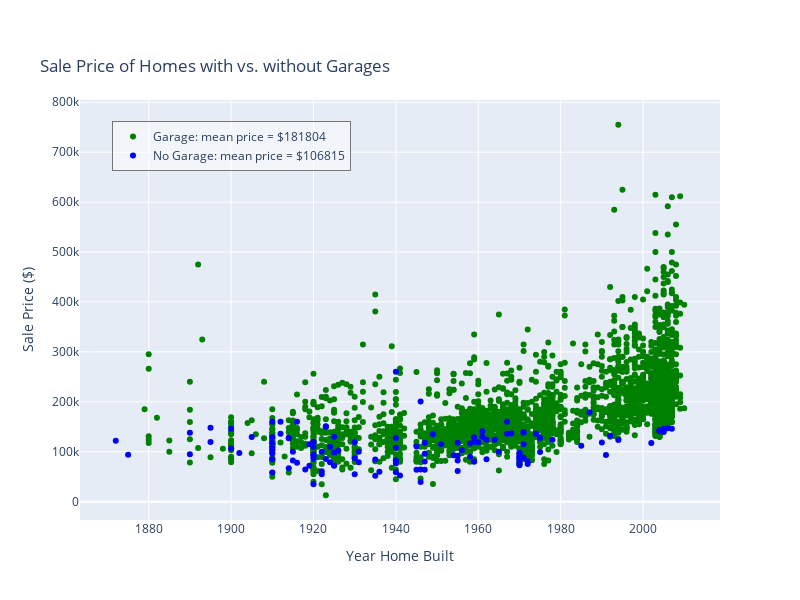

This figure's notebook cell:
### Code cell
# Create a scatter plot
fig = go.Figure()



fig.add_trace(go.Scatter(
    x = housing.loc[housing.GarageYrBlt.notnull()].YearBuilt,  # Using index as x-axis
    y = housing.loc[housing.GarageYrBlt.notnull()].SalePrice,
    mode='markers',
    name='Garage: mean price = $181804',
    marker=dict(color='green'),
    showlegend=True
))

fig.add_trace(go.Scatter(
    x = housing.loc[housing.GarageYrBlt.isnull()].YearBuilt,  # Using index as x-axis
    y = housing.loc[housing.GarageYrBlt.isnull()].SalePrice,
    mode='markers',
    name='No Garage: mean price = $106815',
    marker=dict(color='blue'),
    showlegend=True
))

# Update layout

fig.update_layout(
    title="Sale Price of Homes with vs. without Garages",
    xaxis_title='Year Home Built',
    yaxis_title='Sale Price ($)',
    template='plotly',
    height=600,
    width=800,
    legend=dict(
        x=.05,
        y=.95,
        traceorder='normal',
        bgcolor='rgba(255, 255, 255, 0.5)',
        bordercolor='rgba(0, 0, 0, 0.5)',
        borderwidth=1
    )
)

fig.update_layout(
    title=dict(y=0.9))
# Show plot
fig.show()

### Figure 1 — Plotly figure (JSON) as saved in the notebook; plotly's stock layout.template omitted (floating-point values rounded to 4 significant figures; data arrays with more than 128 entries replaced by an {"elided": "..."} marker saying what was removed)
{"data": [{"marker": {"color": "green"}, "mode": "markers", "name": "Garage: mean price = $181804", "showlegend": true, "type": "scatter", "x": {"elided": "2450 int values"}, "y": {"elided": "2450 int values"}}, {"marker": {"color": "blue"}, "mode": "markers", "name": "No Garage: mean price = $106815", "showlegend": true, "type": "scatter", "x": {"elided": "129 int values"}, "y": {"elided": "129 int values"}}], "layout": {"height": 600, "legend": {"bgcolor": "rgba(255, 255, 255, 0.5)", "bordercolor": "rgba(0, 0, 0, 0.5)", "borderwidth": 1, "traceorder": "normal", "x": 0.05, "y": 0.95}, "title": {"text": "Sale Price of Homes with vs. without Garages", "y": 0.9}, "width": 800, "xaxis": {"title": {"text": "Year Home Built"}}, "yaxis": {"title": {"text": "Sale Price ($)"}}}}
